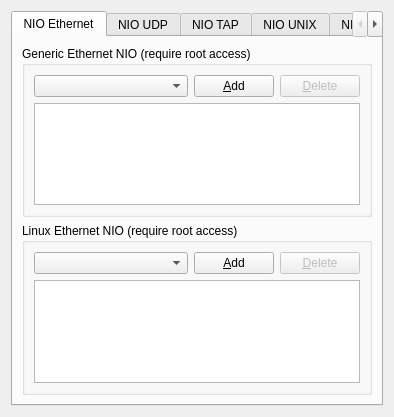
<ui version="4.0" >
 <class>CloundPage</class>
 <widget class="QWidget" name="CloundPage" >
  <property name="geometry" >
   <rect>
    <x>0</x>
    <y>0</y>
    <width>394</width>
    <height>417</height>
   </rect>
  </property>
  <property name="windowTitle" >
   <string>Clound</string>
  </property>
  <layout class="QVBoxLayout" >
   <item>
    <widget class="QTabWidget" name="tabWidget" >
     <property name="currentIndex" >
      <number>0</number>
     </property>
     <widget class="QWidget" name="tab" >
      <attribute name="title" >
       <string>NIO Ethernet</string>
      </attribute>
      <layout class="QVBoxLayout" >
       <item>
        <widget class="QGroupBox" name="groupBox" >
         <property name="title" >
          <string>Generic Ethernet NIO (require root access)</string>
         </property>
         <layout class="QGridLayout" >
          <item row="0" column="0" >
           <widget class="QComboBox" name="comboBoxGenEth" >
            <property name="sizePolicy" >
             <sizepolicy vsizetype="Fixed" hsizetype="Expanding" >
              <horstretch>0</horstretch>
              <verstretch>0</verstretch>
             </sizepolicy>
            </property>
           </widget>
          </item>
          <item row="0" column="1" >
           <widget class="QPushButton" name="pushButtonAddGenericEth" >
            <property name="text" >
             <string>&amp;Add</string>
            </property>
           </widget>
          </item>
          <item row="0" column="2" >
           <widget class="QPushButton" name="pushButtonDeleteGenericEth" >
            <property name="enabled" >
             <bool>false</bool>
            </property>
            <property name="text" >
             <string>&amp;Delete</string>
            </property>
           </widget>
          </item>
          <item row="1" column="0" colspan="3" >
           <widget class="QListWidget" name="listWidgetGenericEth" />
          </item>
         </layout>
        </widget>
       </item>
       <item>
        <widget class="QGroupBox" name="groupBox_2" >
         <property name="title" >
          <string>Linux Ethernet NIO (require root access)</string>
         </property>
         <layout class="QGridLayout" >
          <item row="0" column="0" >
           <widget class="QComboBox" name="comboBoxLinuxEth" >
            <property name="sizePolicy" >
             <sizepolicy vsizetype="Fixed" hsizetype="Expanding" >
              <horstretch>0</horstretch>
              <verstretch>0</verstretch>
             </sizepolicy>
            </property>
           </widget>
          </item>
          <item row="0" column="1" >
           <widget class="QPushButton" name="pushButtonAddLinuxEth" >
            <property name="text" >
             <string>&amp;Add</string>
            </property>
           </widget>
          </item>
          <item row="0" column="2" >
           <widget class="QPushButton" name="pushButtonDeleteLinuxEth" >
            <property name="enabled" >
             <bool>false</bool>
            </property>
            <property name="text" >
             <string>&amp;Delete</string>
            </property>
           </widget>
          </item>
          <item row="1" column="0" colspan="3" >
           <widget class="QListWidget" name="listWidgetLinuxEth" />
          </item>
         </layout>
        </widget>
       </item>
       <item>
        <spacer>
         <property name="orientation" >
          <enum>Qt::Vertical</enum>
         </property>
         <property name="sizeHint" >
          <size>
           <width>20</width>
           <height>20</height>
          </size>
         </property>
        </spacer>
       </item>
      </layout>
     </widget>
     <widget class="QWidget" name="tab_2" >
      <attribute name="title" >
       <string>NIO UDP</string>
      </attribute>
      <layout class="QGridLayout" >
       <item row="0" column="0" colspan="2" >
        <widget class="QGroupBox" name="groupBox_3" >
         <property name="title" >
          <string>Settings</string>
         </property>
         <layout class="QGridLayout" >
          <item row="0" column="0" >
           <widget class="QLabel" name="label" >
            <property name="text" >
             <string>Local port:</string>
            </property>
           </widget>
          </item>
          <item row="0" column="1" >
           <widget class="QSpinBox" name="spinBoxLocalPort" >
            <property name="sizePolicy" >
             <sizepolicy vsizetype="Fixed" hsizetype="Expanding" >
              <horstretch>0</horstretch>
              <verstretch>0</verstretch>
             </sizepolicy>
            </property>
            <property name="maximum" >
             <number>65535</number>
            </property>
            <property name="value" >
             <number>5000</number>
            </property>
           </widget>
          </item>
          <item row="1" column="0" >
           <widget class="QLabel" name="label_2" >
            <property name="text" >
             <string>Remote host:</string>
            </property>
           </widget>
          </item>
          <item row="1" column="1" >
           <widget class="QLineEdit" name="lineEditRemoteHost" >
            <property name="sizePolicy" >
             <sizepolicy vsizetype="Fixed" hsizetype="Expanding" >
              <horstretch>0</horstretch>
              <verstretch>0</verstretch>
             </sizepolicy>
            </property>
           </widget>
          </item>
          <item row="2" column="0" >
           <widget class="QLabel" name="label_3" >
            <property name="text" >
             <string>Remote port:</string>
            </property>
           </widget>
          </item>
          <item row="2" column="1" >
           <widget class="QSpinBox" name="spinBoxRemotePort" >
            <property name="sizePolicy" >
             <sizepolicy vsizetype="Fixed" hsizetype="Expanding" >
              <horstretch>0</horstretch>
              <verstretch>0</verstretch>
             </sizepolicy>
            </property>
            <property name="maximum" >
             <number>65535</number>
            </property>
            <property name="value" >
             <number>50001</number>
            </property>
           </widget>
          </item>
         </layout>
        </widget>
       </item>
       <item rowspan="2" row="0" column="2" >
        <widget class="QGroupBox" name="groupBox_4" >
         <property name="title" >
          <string>NIOs</string>
         </property>
         <layout class="QVBoxLayout" >
          <item>
           <widget class="QListWidget" name="listWidgetUDP" />
          </item>
         </layout>
        </widget>
       </item>
       <item row="1" column="0" >
        <widget class="QPushButton" name="pushButtonAddUDP" >
         <property name="text" >
          <string>&amp;Add</string>
         </property>
        </widget>
       </item>
       <item row="1" column="1" >
        <widget class="QPushButton" name="pushButtonDeleteUDP" >
         <property name="enabled" >
          <bool>false</bool>
         </property>
         <property name="text" >
          <string>&amp;Delete</string>
         </property>
        </widget>
       </item>
       <item row="2" column="1" >
        <spacer>
         <property name="orientation" >
          <enum>Qt::Vertical</enum>
         </property>
         <property name="sizeHint" >
          <size>
           <width>20</width>
           <height>211</height>
          </size>
         </property>
        </spacer>
       </item>
      </layout>
     </widget>
     <widget class="QWidget" name="tab_3" >
      <attribute name="title" >
       <string>NIO TAP</string>
      </attribute>
     </widget>
     <widget class="QWidget" name="tab_4" >
      <attribute name="title" >
       <string>NIO UNIX</string>
      </attribute>
     </widget>
     <widget class="QWidget" name="tab_5" >
      <attribute name="title" >
       <string>NIO VDE</string>
      </attribute>
     </widget>
     <widget class="QWidget" name="tab_6" >
      <attribute name="title" >
       <string>NIO Null</string>
      </attribute>
     </widget>
    </widget>
   </item>
  </layout>
 </widget>
 <resources/>
 <connections/>
</ui>
